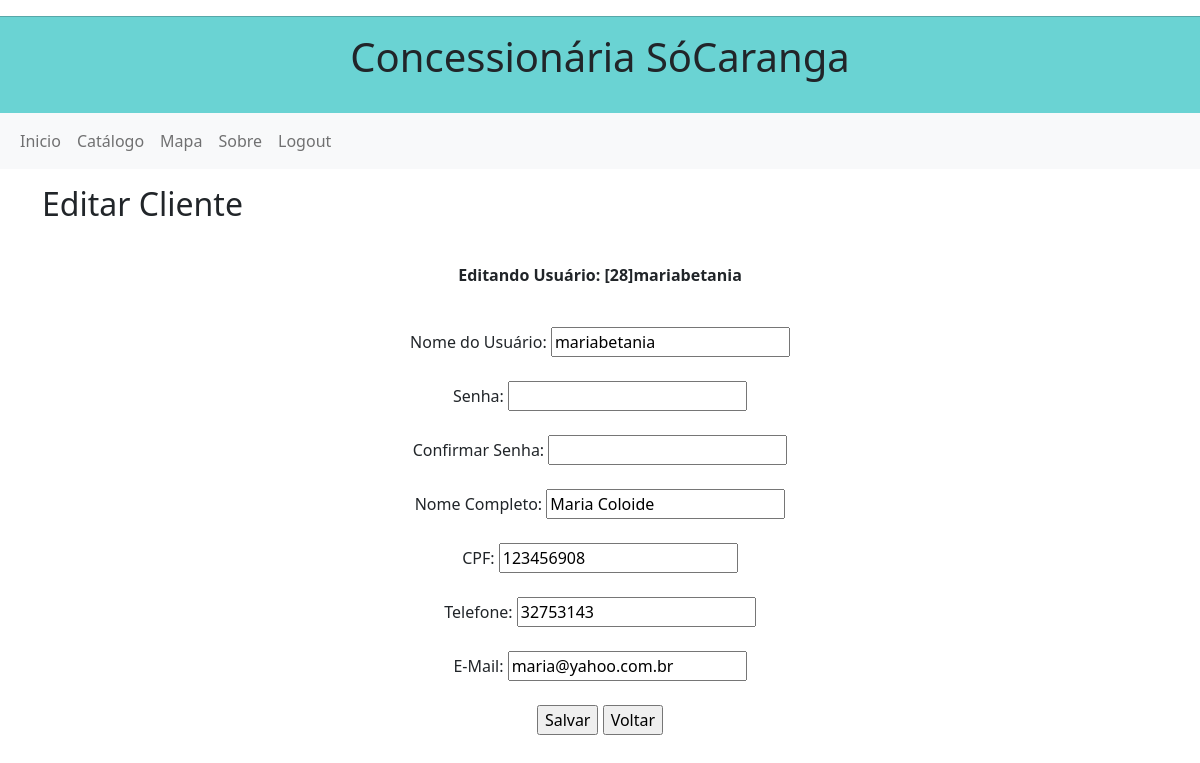
Screenshot of /editar_cliente.php?id_editar=28 with the database file from the repository.
### tables this page shows
CREATE TABLE `tb_usuario` (
  `id_usuario` int(3) NOT NULL,
  `nome_usuario` varchar(100) NOT NULL,
  `senha` varchar(100) NOT NULL,
  `confirm_senha` varchar(100) NOT NULL,
  `nome` varchar(100) NOT NULL,
  `cpf` varchar(20) NOT NULL,
  `telefone` varchar(45) NOT NULL,
  `email` varchar(45) NOT NULL,
  `perfil` int(1) NOT NULL
);

### editar_cliente.php (the view, shortened to what this page needs)
<!DOCTYPE html>
<?php
    $id_get = $_GET['id_editar'];
    include 'conexao.php';
    $sql = "SELECT * FROM tb_usuario WHERE id_usuario = '$id_get'";
    $clientes = $conn -> prepare($sql);
    $clientes -> execute();
    foreach($clientes AS $i){
        $sel_nome_usuario = $i['nome_usuario'];
        $sel_nome = $i['nome'];
        $sel_cpf = $i['cpf'];
        $sel_telefone = $i['telefone'];
        $sel_email = $i['email'];
    }
?>
<html lang="pt-br">
<head>
    <link href="https://cdn.jsdelivr.net/npm/bootstrap@5.1.3/dist/css/bootstrap.min.css" rel="stylesheet">
</head>
<body>
    <p align='center'><?php include 'menu.php'; ?></p>
    <div class="container">
        <h2>Editar Cliente</h2>
        <br>
        <p align='center'><b><?php echo "Editando Usuário: [$id_get]$sel_nome_usuario" ?></b></p>
        <br>
        <form action="" method="POST" align='center'>
            Nome do Usuário:
            <input type="text" name="nome_usuario" value= "<?php echo $sel_nome_usuario; ?>">
            <br>
            <br>
            Senha:
            <input type="password" name="senha">
            <br>
            <br>
            Confirmar Senha:
            <input type="password" name="confirm_senha">
            <br>
            <br>
            Nome Completo:
            <input type="text" name="nome" value= "<?php echo $sel_nome; ?>">
            <br>
            <br>
            CPF:
            <input type="text" name="cpf" value= "<?php echo $sel_cpf; ?>">
            <br>
            <br>
            Telefone:
            <input type="text" name="telefone" value= "<?php echo $sel_telefone; ?>">
            <br>
            <br>
            E-Mail:
            <input type="text" name="email" value= "<?php echo $sel_email; ?>">
            <br>
            <br>
            <input type="submit" value="Salvar" name="salvar">
            <input type="button" value="Voltar" onClick="window.history.back();">
        </form>
    </div>
</body>
</html>

### rows the page displays
tb_usuario: nome_usuario "mariabetania", nome "Maria Coloide", cpf "123456908", telefone "32753143", email "maria@yahoo.com.br"

### other values shown
$id_get "28"
